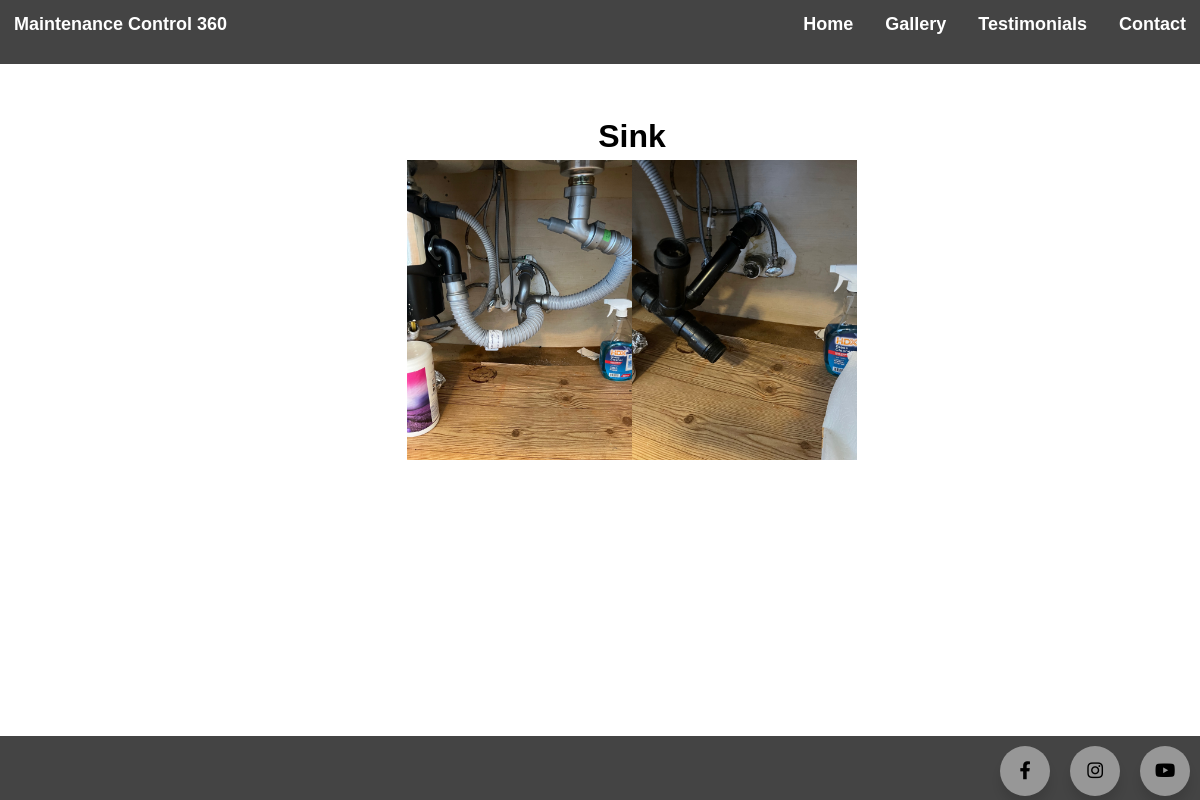
/projects/6/, run on the app's committed database.
### myApp/models.py (models this page shows, shortened)
class Project(models.Model):
  name = models.CharField(max_length=100)
  image = models.ImageField(upload_to='media/images')

class Photo(models.Model):
  image = models.ImageField(upload_to='media/images')
  project = models.ForeignKey(Project, on_delete=models.CASCADE, related_name="images")

### myApp/views.py (the view)
# urls.py: path('projects/<int:pk>/', views.gallery_view, name="index"),
def gallery_view(request, pk):
    project = Project.objects.get(id=pk)
    return render(request, 'pages/gallery.html', {"project":project})

### templates/pages/gallery.html
{% extends 'base.html' %} {% block content %}
<div id="wrapper">
  <nav class="nav-header">
    <ul class="header-list">
      <li>
        <a href="/" class="header-item">Maintenance Control 360</p>
      </li>
      <li>
        <a href="/" class="header-item">Home</a>
      </li>
      <li>
        <a href="/projects" class="header-item">Gallery</a>
      </li>
      <li>
        <a href="/testimonials" class="header-item">Testimonials</a>
      </li>
      <li>
        <a href="/contact" class="header-item">Contact</a>
      </li>
    </ul>
  </nav>
  <div class="photo-container">
    <h1 id="project-name">{{project.name}}</h1>
    <div class="photo_gallery">
      {% for photo in project.images.all %}
      <div class="gallery-card">
        <a href="{{ photo.image.url }}">
          <img src="{{photo.image.url}}" alt="Smiley face" width="250" height="250">
        </a>
      </div>
      {% endfor %}
    </div>
  </div>
  {% include 'footer.html' %}
</div>
{% endblock %}

### static/css/site.css (style rules this page uses)
* { margin: 0; padding: 0; text-decoration: none; box-sizing: border-box; }
a, a:hover, a:focus, a:active { text-decoration: none; color: inherit; }
:root { --navColor: white; --fontColor: white; --navFont: "volkhov-bold", Arial, sans-serif; --contentFont: "volkhov-bold", Arial, sans-serif; --accentColor: rgb(68, 68, 68); }
#wrapper { min-height: 100vh; }
.header-list { height: 64px; background-color: var(--accentColor); padding-inline-start: 0; text-align:right; }
.header-list li { vertical-align: middle; padding: 14px; display:inline-block; }
.header-list li:first-child { float:left; }
.header-item, .active { color: var(--navColor); font-family: var(--navFont); font-weight: bolder; font-size: large; }
h1 { text-align: center; }
.photo-container { padding: 48px 0 0 64px; line-height: 3em; font-family: var(--contentFont); font-weight: 700; top: 72px; }
.photo_gallery { justify-content: center; align-items: center; width: 100%; display: flex; }
.photo_gallery a { display: inline-block; height: 300px; }
.photo_gallery img { object-position: center; object-fit: cover; height: 100%; width: 100%; }

### data on the page
Project: name "Sink"
Photo: image (picture)
Photo: image (picture)
